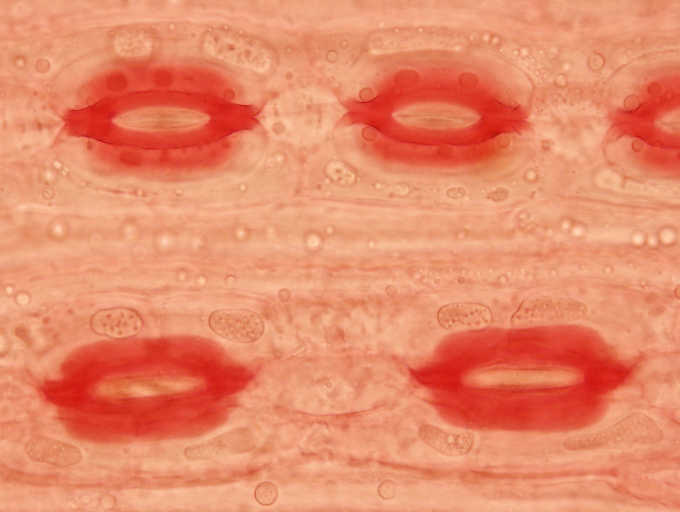
#> input picture images/test/sample_1.jpg, 1360 x 1024 px (shown at 1/2 size)
$ python -i core.py   (imports and definitions only)   (older library calls are emulated)
#> lines starting #> are read from the running program, lines starting #| are printed output that depends on the picture
# Core algorithm
"""
Author: Hiranya Jayakody. Sept 2020.
function created for hosting on AWS services
"""

from matplotlib import pyplot as plt
# from keras import backend as K
from mrcnn import model as modellib, utils
from mrcnn import visualize
from mrcnn.config import Config
from sklearn.preprocessing import MinMaxScaler
import uuid
import pandas as pd
import statistics as st
import imutils
import numpy as np
import json
import sys
import glob
import cv2
import os


"""
Model Config
"""


class InferenceConfig(Config):
    """
    Class created for inference purposes. Extended from mrcnn.config.Config
    """
    # Set batch size to 1 since we'll be running inference on
    # one image at a time. Batch size = GPU_COUNT * IMAGES_PER_GPU
    NAME = 'stomata'  # provide a suitable name
    NUM_CLASSES = 1+1  # background+number of classes
    GPU_COUNT = 1
    IMAGES_PER_GPU = 1
    # anchor box scales for the application
    RPN_ANCHOR_SCALES = (12, 24, 48, 96, 192)
    DETECTION_MIN_CONFIDENCE = 0.6  # set min confidence threshold
    DETECTION_MAX_INSTANCES = 500
    POST_NMS_ROIS_INFERENCE = 10000
    IMAGE_MAX_DIM = 1024
    IMAGE_MIN_DIM = 800
    # DEFAULT VALUES FOR STOMATA MODEL. Change as necessary. #matterport takes the input as RGB
    MEAN_PIXEL = np.array([133.774, 133.774, 133.774])


"""
Detector Class
"""


class MRCNNStomataDetector(object):

    # [45 lines left out: functions __init__, process_image, not called in this run]

    # [33 lines of commented-out code are left out]


"""
SUPPORTING FUNCTIONS
"""


# [57 lines left out: functions stomata_filter, get_filename, not called in this run]


def hisEqulColor(img):
    # contrast limited histogram equalisation
    ycrcb = cv2.cvtColor(img, cv2.COLOR_BGR2YCR_CB)
    channels = cv2.split(ycrcb)
    clahe = cv2.createCLAHE(clipLimit=1.0, tileGridSize=(25, 25))
    channels[0] = clahe.apply(channels[0])
    cv2.merge(channels, ycrcb)
    cv2.cvtColor(ycrcb, cv2.COLOR_YCR_CB2BGR, img)
    return img


# [80 lines left out: functions sharpenColor, run_inference, not called in this run]

>>> import cv2
>>> picture = cv2.imread('../../images/test/sample_1.jpg', cv2.IMREAD_GRAYSCALE)
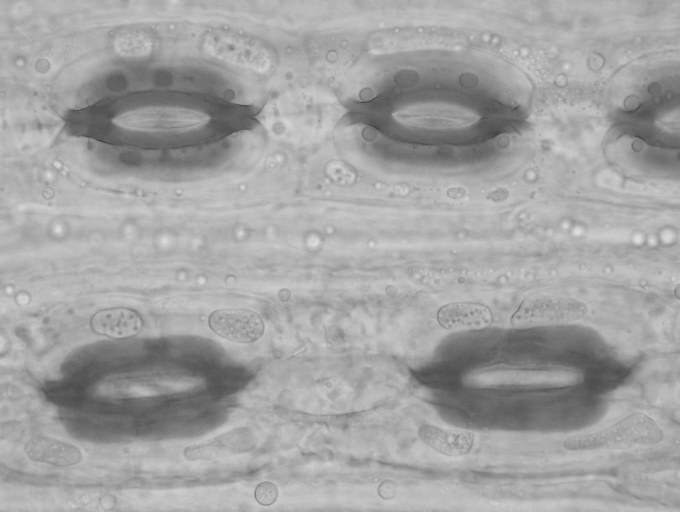
#> picture: shape (1024, 1360) (shown at 1/2 size); min 50, max 222, mean 162.8
#> (the run stopped early here; a loop or call above may not have finished)

$ run again, on images/test/sample_2.jpg
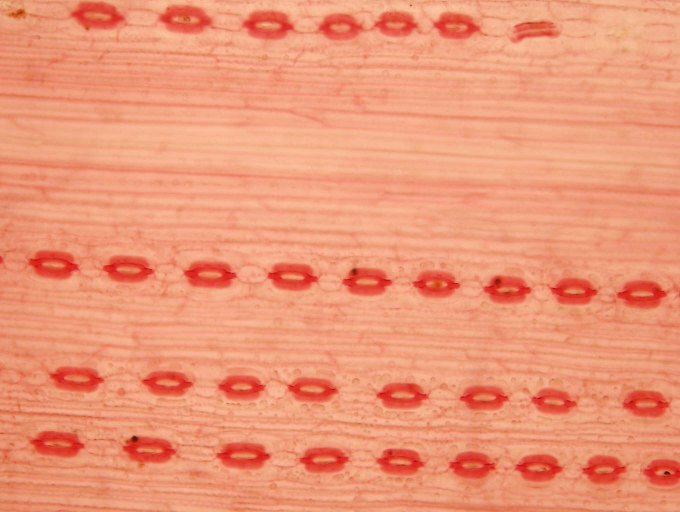
#> input picture images/test/sample_2.jpg, 1360 x 1024 px (shown at 1/2 size)
#> `picture = cv2.imread('../../images/test/sample_1.jpg', cv2.IMREAD_GRAY..`:
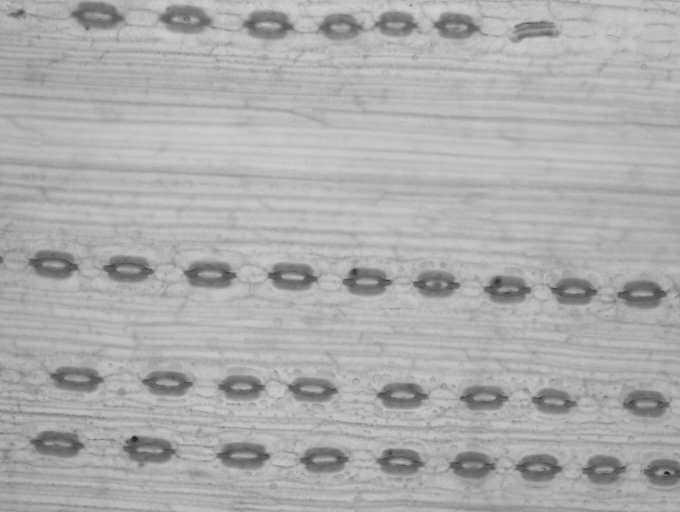
#> picture: shape (1024, 1360) (shown at 1/2 size); min 22, max 209, mean 172.7

$ run again, on images/test/sample_3.jpg
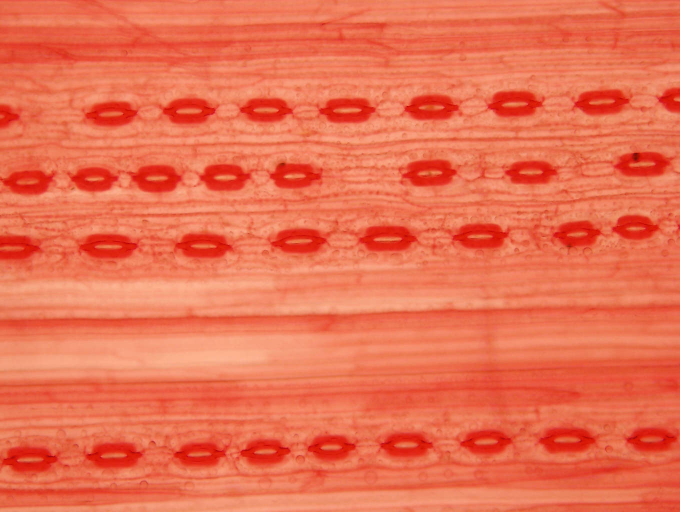
#> input picture images/test/sample_3.jpg, 1360 x 1024 px (shown at 1/2 size)
#> `picture = cv2.imread('../../images/test/sample_1.jpg', cv2.IMREAD_GRAY..`:
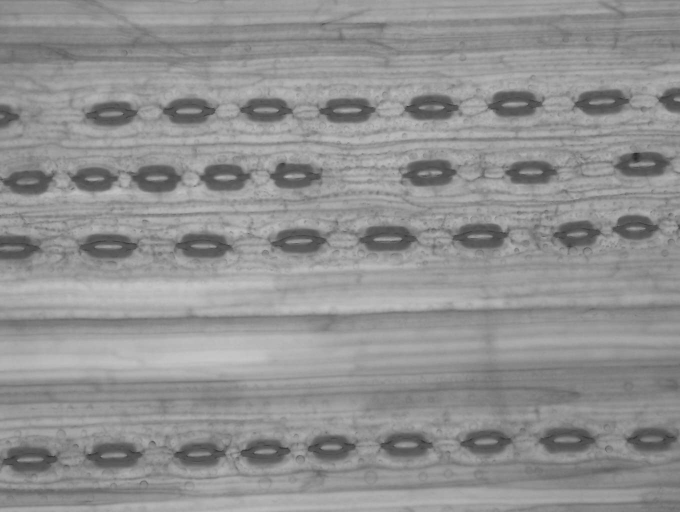
#> picture: shape (1024, 1360) (shown at 1/2 size); min 39, max 199, mean 145
